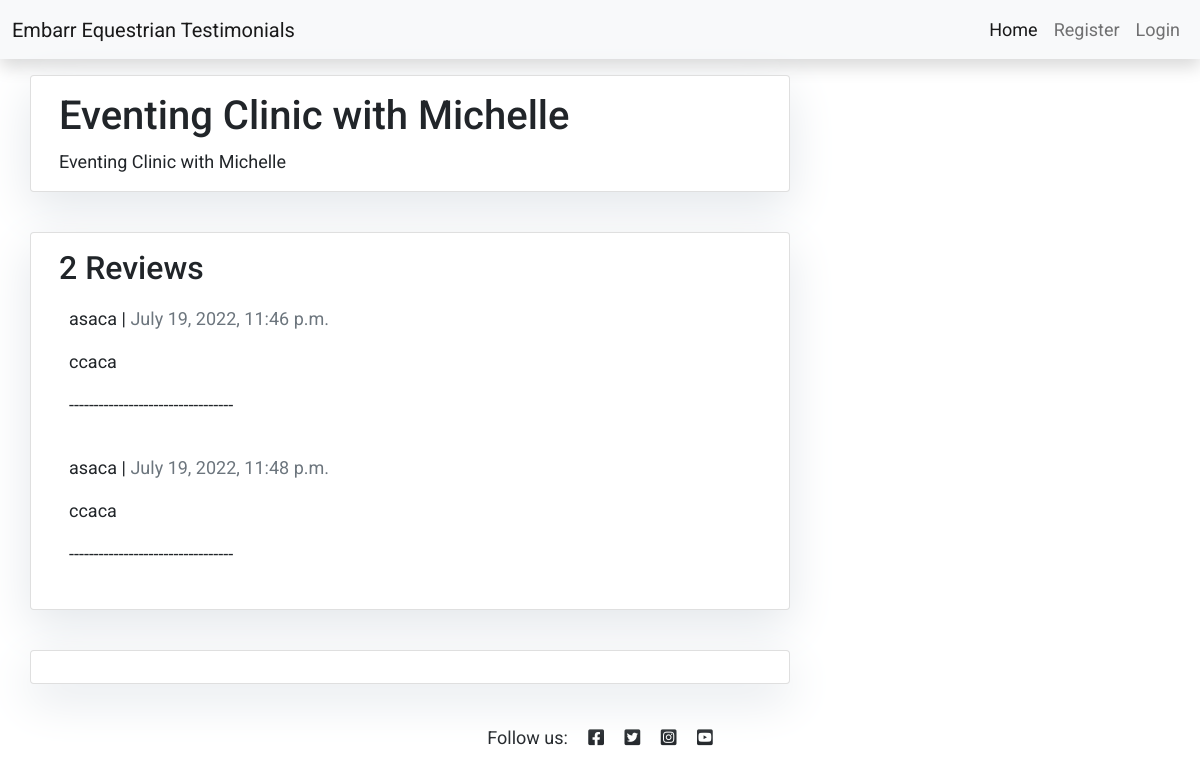
Page /eventing-clinic-with-michelle/ on the committed database.
### Reviews/models.py (models this page shows, shortened)
class Post(models.Model):
    title = models.CharField(max_length=200, unique=True)
    slug = models.SlugField(max_length=200, unique=True)
    author = models.ForeignKey(User, on_delete= models.CASCADE,related_name='test_posts')
    updated_on = models.DateTimeField(auto_now= True)
    content = models.TextField()
    created_on = models.DateTimeField(auto_now_add=True)
    status = models.IntegerField(choices=STATUS, default=0)
    class Meta:
        ordering = ['-created_on']

class Comment(models.Model):
    RATING_CHOICES = (
        (1, '1'),
        (2, '2'),
        (3, '3'),
        (4, '4'),
        (5, '5'),
    )
    post = models.ForeignKey(Post, on_delete=models.CASCADE,related_name='comments')
    name = models.CharField(max_length=80)
    location = models.CharField(max_length=80, default='e.g Dublin')
    email = models.EmailField()
    body = models.TextField()
    rating = models.IntegerField(choices=RATING_CHOICES, default='5')
    created_on = models.DateTimeField(auto_now_add=True)
    active = models.BooleanField(default=False)
    class Meta:
        ordering = ['created_on']

### Reviews/views.py (the view)
# urls.py: path('<slug:slug>/', views.post_detail, name='post_detail'),
def post_detail(request, slug):
    post = get_object_or_404(Post, slug=slug)
    comments = post.comments.filter(active=True)
    new_comment = None
    if request.method == 'POST':
        comment_form = CommentForm(data=request.POST)
        if comment_form.is_valid():
            new_comment = comment_form.save(commit=False)
            new_comment.author = request.user
            new_comment.post = post
            new_comment.save()
    else:
        comment_form = CommentForm()
    return render(
        request,
        'post_detail.html',
        {
            'post': post,
            'comments': comments,
            'new_comment': new_comment,
            'comment_form': comment_form
        },
    )

### templates/post_detail.html (shortened to what this page needs)
{% extends 'base.html' %} {% block content %}
{% load crispy_forms_tags %}
<div class="container">
  <div class="row">
    <div class="col-md-8 card mb-4  mt-3 left  top">
      <div class="card-body">
        <h1>{% block title %} {{ post.title }} {% endblock title %}</h1>
        <p class="card-text ">{{ post.content | safe }}</p>
      </div>
    </div>
    <div class="col-md-8 card mb-4  mt-3 ">
      <div class="card-body">
        <h2>{{ comments.count }} Reviews</h2>
        {% for comment in comments %}
        <div class="comments" style="padding: 10px;">
          <p class="font-weight-bold">
            {{ comment.name }} |
            <span class=" text-muted font-weight-normal">
              {{ comment.created_on }}
            </span>
          </p>
          {{ comment.body | linebreaks }}
          <p>---------------------------------</p>
          </div>
          {% endfor %}
       </div>
    </div>
    <div class="col-md-8 card mb-4  mt-3 ">
      <div class="card-body">
      </div>
    </div>
  </div>
</div>
{% endblock content %}

### static/css/style.css (style rules this page uses)
body { font-family: "Roboto", sans-serif; font-size: 18px; background-color:#fff; }
.card { box-shadow: 0 16px 48px #E3E7EB; }

### rows in the picture
Post: title "Eventing Clinic with Michelle", content "Eventing Clinic with Michelle"
Comment: name "asaca", created_on "July 19, 2022, 11:46 p.m.", body "ccaca"
Comment: name "asaca", created_on "July 19, 2022, 11:48 p.m.", body "ccaca"

### other values in the picture
{{ comments.count }} "2"
